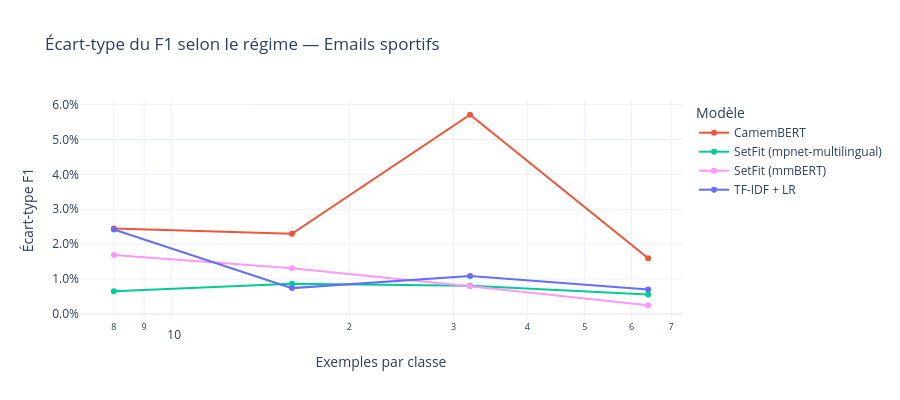

The notebook cell this image was saved under:
### Markdown cell above
---
## 5. Variance entre seeds

La variance mesure la stabilité du modèle : un modèle avec une variance élevée
est risqué en production car ses performances dépendent des données initiales.

### Code cell
# Variance par régime et modèle (emails seulement pour la lisibilité)
var_df = df[
    (df['dataset'] == 'emails') &
    df['regime'].astype(str).str.isdigit() &
    ~df['model'].str.startswith('ministral') &
    ~df['model'].str.startswith('hybrid')
].copy()
var_df['regime'] = var_df['regime'].astype(int)

var_agg = var_df.groupby(['model', 'regime'])['f1_macro'].std().reset_index()
var_agg.columns = ['model', 'regime', 'std_f1']
var_agg['model_label'] = var_agg['model'].map(MODEL_LABELS).fillna(var_agg['model'])

fig = px.line(
    var_agg, x='regime', y='std_f1', color='model_label',
    markers=True,
    color_discrete_map={v: MODEL_COLORS.get(k, '#888') for k, v in MODEL_LABELS.items()},
    title='Écart-type du F1 selon le régime — Emails sportifs',
    labels={'regime': 'Exemples par classe', 'std_f1': 'Écart-type F1', 'model_label': 'Modèle'},
    template=TEMPLATE,
)
fig.update_xaxes(type='log')
fig.update_yaxes(tickformat='.1%')
fig.update_layout(height=400)
fig.show()

### Figure 1 — Plotly figure (JSON) as saved in the notebook; plotly's stock layout.template omitted (floating-point values rounded to 4 significant figures)
{"data": [{"hovertemplate": "Modèle=CamemBERT<br>Exemples par classe=%{x}<br>Écart-type F1=%{y}<extra></extra>", "legendgroup": "CamemBERT", "line": {"color": "#EF553B", "dash": "solid"}, "marker": {"symbol": "circle"}, "mode": "lines+markers", "name": "CamemBERT", "orientation": "v", "showlegend": true, "type": "scatter", "x": [8, 16, 32, 64], "xaxis": "x", "y": [0.0245, 0.02296, 0.05709, 0.01594], "yaxis": "y"}, {"hovertemplate": "Modèle=SetFit (mpnet-multilingual)<br>Exemples par classe=%{x}<br>Écart-type F1=%{y}<extra></extra>", "legendgroup": "SetFit (mpnet-multilingual)", "line": {"color": "#00CC96", "dash": "solid"}, "marker": {"symbol": "circle"}, "mode": "lines+markers", "name": "SetFit (mpnet-multilingual)", "orientation": "v", "showlegend": true, "type": "scatter", "x": [8, 16, 32, 64], "xaxis": "x", "y": [0.006466, 0.008607, 0.008066, 0.005526], "yaxis": "y"}, {"hovertemplate": "Modèle=SetFit (mmBERT)<br>Exemples par classe=%{x}<br>Écart-type F1=%{y}<extra></extra>", "legendgroup": "SetFit (mmBERT)", "line": {"color": "#FF97FF", "dash": "solid"}, "marker": {"symbol": "circle"}, "mode": "lines+markers", "name": "SetFit (mmBERT)", "orientation": "v", "showlegend": true, "type": "scatter", "x": [8, 16, 32, 64], "xaxis": "x", "y": [0.01692, 0.01309, 0.00792, 0.002478], "yaxis": "y"}, {"hovertemplate": "Modèle=TF-IDF + LR<br>Exemples par classe=%{x}<br>Écart-type F1=%{y}<extra></extra>", "legendgroup": "TF-IDF + LR", "line": {"color": "#636EFA", "dash": "solid"}, "marker": {"symbol": "circle"}, "mode": "lines+markers", "name": "TF-IDF + LR", "orientation": "v", "showlegend": true, "type": "scatter", "x": [8, 16, 32, 64], "xaxis": "x", "y": [0.02418, 0.007389, 0.01084, 0.007028], "yaxis": "y"}], "layout": {"height": 400, "legend": {"title": {"text": "Modèle"}, "tracegroupgap": 0}, "title": {"text": "Écart-type du F1 selon le régime — Emails sportifs"}, "xaxis": {"anchor": "y", "domain": [0.0, 1.0], "title": {"text": "Exemples par classe"}, "type": "log"}, "yaxis": {"anchor": "x", "domain": [0.0, 1.0], "tickformat": ".1%", "title": {"text": "Écart-type F1"}}}}
